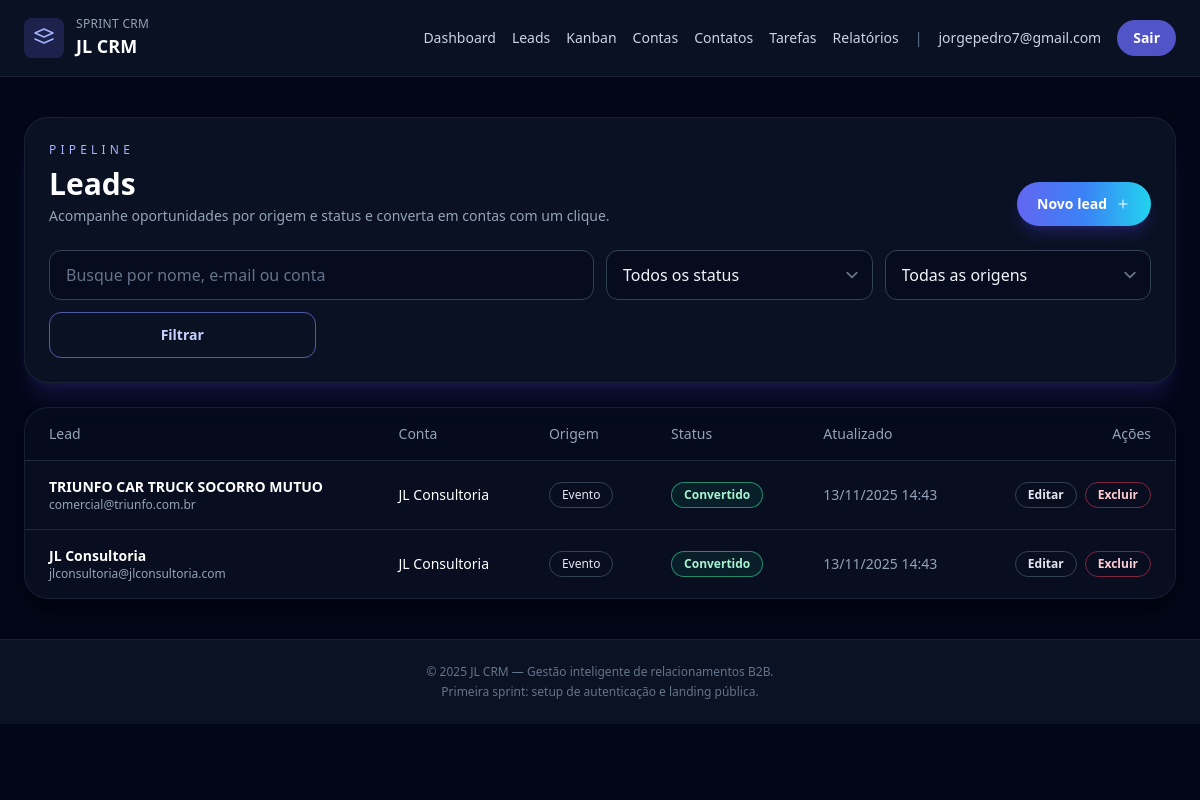
/leads/ (signed in), run on an earlier commit of the app's database.
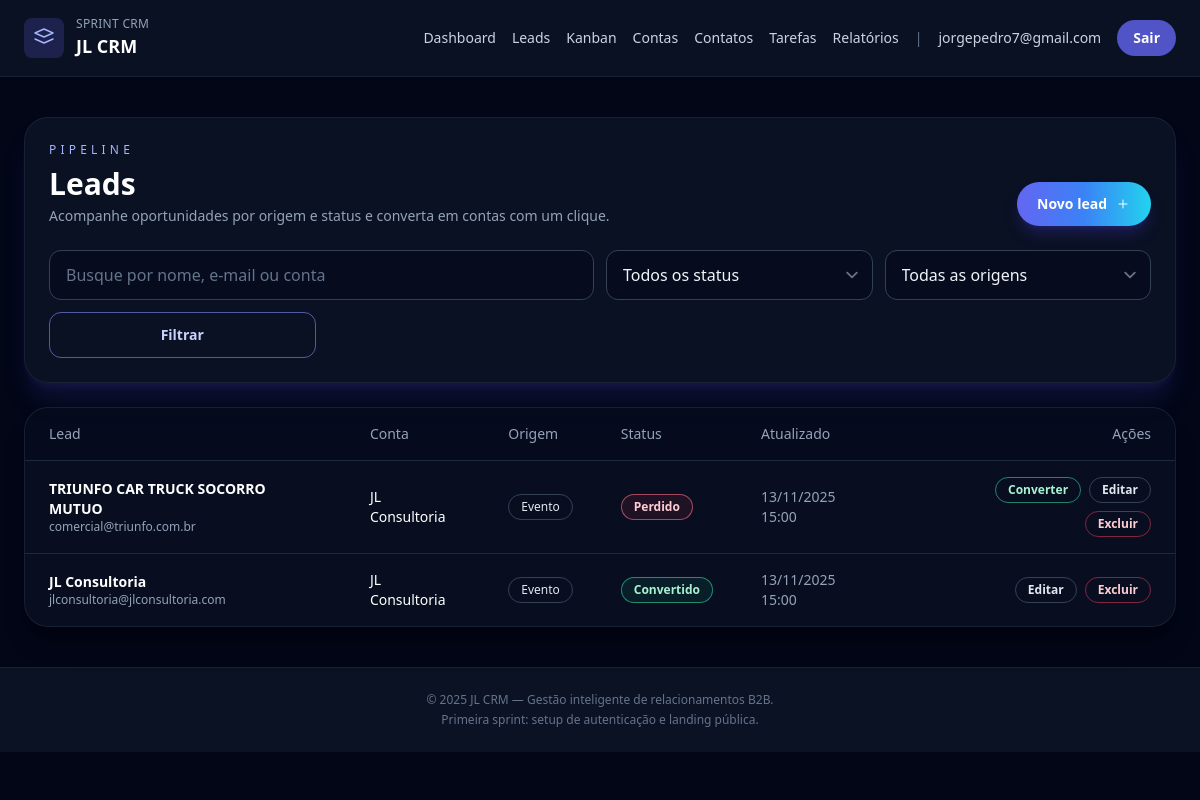
And on a later commit of the database.
### leads/models.py (models this page shows, shortened)
class Lead(models.Model):
    class Status(models.TextChoices):
        NEW = 'novo', 'Novo'
        QUALIFIED = 'qualificado', 'Qualificado'
        CONVERTED = 'convertido', 'Convertido'
        LOST = 'perdido', 'Perdido'
    class Source(models.TextChoices):
        INBOUND = 'inbound', 'Inbound'
        OUTBOUND = 'outbound', 'Outbound'
        REFERRAL = 'indicacao', 'Indicação'
        EVENT = 'evento', 'Evento'
        OTHER = 'outro', 'Outro'
    owner = models.ForeignKey(
        settings.AUTH_USER_MODEL,
        on_delete=models.CASCADE,
        related_name='leads',
    )
    account = models.ForeignKey(
        'accounts.Account',
        on_delete=models.SET_NULL,
        related_name='leads',
        null=True,
        blank=True,
    )
    contact = models.ForeignKey(
        'contacts.Contact',
        on_delete=models.SET_NULL,
        related_name='leads',
        null=True,
        blank=True,
    )
    name = models.CharField('Nome do lead', max_length=150)
    email = models.EmailField('E-mail')
    phone = models.CharField('Telefone', max_length=20, blank=True)
    source = models.CharField(
        'Origem',
        max_length=20,
        choices=Source.choices,
        default=Source.INBOUND,
    )
    status = models.CharField(
        'Status',
        max_length=20,
        choices=Status.choices,
        default=Status.NEW,
    )
    notes = models.TextField('Observações', blank=True)
    position = models.PositiveIntegerField('Posição', default=0)
    created_at = models.DateTimeField('Criado em', auto_now_add=True)
    updated_at = models.DateTimeField('Atualizado em', auto_now=True)
    class Meta:
        ordering = ['-created_at']
        verbose_name = 'Lead'
        verbose_name_plural = 'Leads'
        unique_together = ('owner', 'email')

### accounts/models.py (models this page shows, shortened)
class Account(models.Model):
    owner = models.ForeignKey(
        settings.AUTH_USER_MODEL,
        on_delete=models.CASCADE,
        related_name='accounts',
    )
    name = models.CharField('Nome da empresa', max_length=150)
    industry = models.CharField('Segmento', max_length=100, blank=True)
    city = models.CharField('Cidade', max_length=100, blank=True)
    website = models.URLField('Site', blank=True)
    created_at = models.DateTimeField('Criado em', auto_now_add=True)
    updated_at = models.DateTimeField('Atualizado em', auto_now=True)
    class Meta:
        ordering = ['name']
        verbose_name = 'Conta'
        verbose_name_plural = 'Contas'
        unique_together = ('owner', 'name')

### leads/views.py (the view, shortened to what this page needs)
# urls.py: path('', LeadListView.as_view(), name='list'),
class LeadListView(LeadBaseMixin, ListView):
    template_name = 'leads/lead_list.html'
    context_object_name = 'leads'
    paginate_by = 20
    def get_queryset(self):
        queryset = super().get_queryset()
        query = self.request.GET.get('q')
        status = self.request.GET.get('status')
        source = self.request.GET.get('source')
        if status:
            queryset = queryset.filter(status=status)
        if source:
            queryset = queryset.filter(source=source)
        return queryset
    def get_context_data(self, **kwargs):
        context = super().get_context_data(**kwargs)
        context.update(
            {
                'selected_status': self.request.GET.get('status', ''),
                'selected_source': self.request.GET.get('source', ''),
                'status_choices': Lead.Status.choices,
                'source_choices': Lead.Source.choices,
            }
        )
        return context

### leads/views.py (called while the page is built)
    def get_queryset(self):
        return (
            Lead.objects.filter(owner=self.request.user)
            .select_related('account', 'contact')
            .order_by('-created_at')
        )

### templates/leads/lead_list.html (shortened to what the changed rows need)
{% extends 'base.html' %}
{% block content %}
<section class="space-y-6">
    <header class="rounded-3xl border border-slate-800/70 bg-slate-900/70 p-6 shadow-xl shadow-indigo-900/30">
        <div class="flex flex-col gap-4 md:flex-row md:items-end md:justify-between">
            <div>
                <h1 class="mt-2 text-3xl font-semibold text-white">Leads</h1>
            </div>
        </div>
    </header>
    {% if leads %}
        <div class="overflow-x-auto rounded-3xl border border-slate-800/70 bg-slate-900/50 shadow-xl shadow-black/30">
            <table class="min-w-full divide-y divide-slate-800 text-sm">
                <thead class="bg-slate-950/40 text-slate-400">
                    <tr>
                        <th scope="col" class="px-6 py-4 text-left font-medium">Lead</th>
                        <th scope="col" class="px-6 py-4 text-left font-medium">Conta</th>
                        <th scope="col" class="px-6 py-4 text-left font-medium">Origem</th>
                        <th scope="col" class="px-6 py-4 text-left font-medium">Status</th>
                        <th scope="col" class="px-6 py-4 text-left font-medium">Atualizado</th>
                        <th scope="col" class="px-6 py-4 text-right font-medium">Ações</th>
                    </tr>
                </thead>
                <tbody class="divide-y divide-slate-800 text-slate-200">
                    {% for lead in leads %}
                        <tr class="hover:bg-slate-900/80">
                            <td class="px-6 py-4">
                                <p class="font-semibold text-white">{{ lead.name }}</p>
                                <p class="text-xs text-slate-400">{{ lead.email }}</p>
                            </td>
                            <td class="px-6 py-4">
                                {% if lead.account %}
                                    <p class="text-white">{{ lead.account.name }}</p>
                                {% else %}
                                    <span class="text-xs text-slate-500">Sem conta</span>
                                {% endif %}
                            </td>
                            <td class="px-6 py-4">
                                <span class="inline-flex items-center rounded-full border border-slate-700 px-3 py-1 text-xs text-slate-200">
                                    {{ lead.get_source_display }}
                                </span>
                            </td>
                            <td class="px-6 py-4">
                                <span class="inline-flex items-center rounded-full px-3 py-1 text-xs font-semibold {% if lead.status == 'convertido' %}border border-emerald-400/60 text-emerald-200 bg-emerald-500/10{% elif lead.status == 'perdido' %}border border-rose-400/60 text-rose-200 bg-rose-500/10{% else %}border border-indigo-400/40 text-indigo-100 bg-indigo-500/10{% endif %}">
                                    {{ lead.get_status_display }}
                                </span>
                            </td>
                            <td class="px-6 py-4 text-sm text-slate-400">{{ lead.updated_at|date:'d/m/Y H:i' }}</td>
                            <td class="px-6 py-4 text-right">
                                <div class="inline-flex flex-wrap justify-end gap-2">
                                    {% if lead.status != 'convertido' %}
                                        <form method="post" action="{% url 'leads:convert' lead.pk %}">
                                            <button type="submit" class="rounded-full border border-emerald-400/60 px-3 py-1 text-xs font-semibold text-emerald-200 transition hover:bg-emerald-500/20">Converter</button>
                                        </form>
                                    {% endif %}
                                    <a href="{% url 'leads:update' lead.pk %}" class="rounded-full border border-slate-700 px-3 py-1 text-xs font-semibold text-slate-200 transition hover:border-indigo-400">Editar</a>
                                    <a href="{% url 'leads:delete' lead.pk %}" class="rounded-full border border-rose-500/50 px-3 py-1 text-xs font-semibold text-rose-200 transition hover:bg-rose-500/20">Excluir</a>
                                </div>
                            </td>
                        </tr>
                    {% endfor %}
                </tbody>
            </table>
        </div>
    {% endif %}
</section>
{% endblock %}

What changed in the data, as far as the page shows it:
changed Lead "TRIUNFO CAR TRUCK SOCORRO MUTUO": status "Convertido" → "Perdido"; updated_at "13/11/2025 14:43" → "13/11/2025 15:00"; now shows "Converter"
changed Lead "jlconsultoria@jlconsultoria.com": updated_at "13/11/2025 14:43" → "13/11/2025 15:00"
